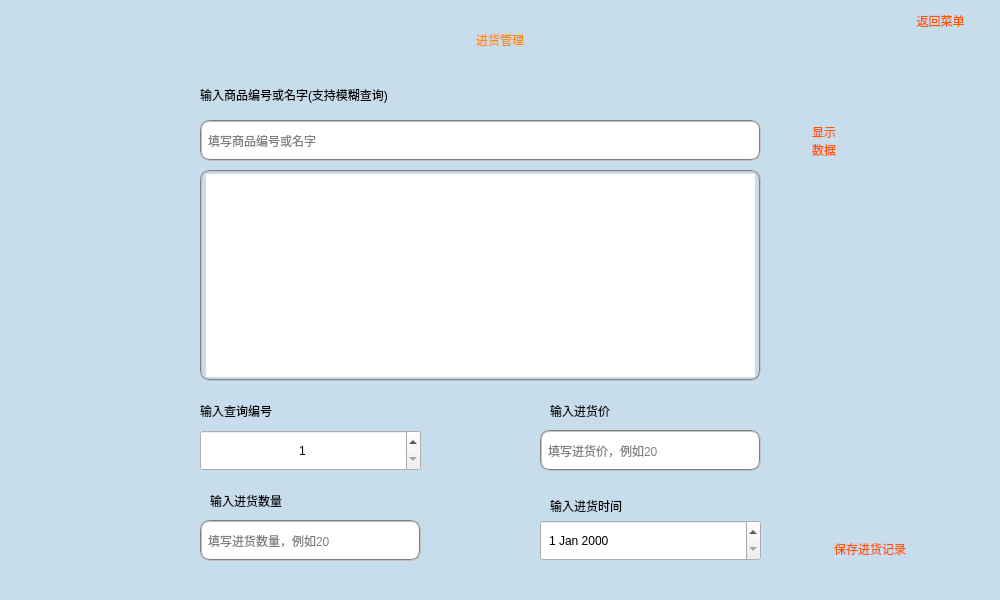
<?xml version="1.0" encoding="UTF-8"?>
<ui version="4.0">
 <class>InGoods</class>
 <widget class="QMainWindow" name="InGoods">
  <property name="geometry">
   <rect>
    <x>0</x>
    <y>0</y>
    <width>1000</width>
    <height>600</height>
   </rect>
  </property>
  <property name="windowTitle">
   <string>MainWindow</string>
  </property>
  <widget class="QWidget" name="centralwidget">
   <widget class="QLabel" name="label_3">
    <property name="geometry">
     <rect>
      <x>0</x>
      <y>0</y>
      <width>1000</width>
      <height>80</height>
     </rect>
    </property>
    <property name="styleSheet">
     <string notr="true">font: 30pt &quot;方正粗圆简体&quot;;
color: rgb(255, 140, 0);</string>
    </property>
    <property name="text">
     <string>进货管理</string>
    </property>
    <property name="alignment">
     <set>Qt::AlignCenter</set>
    </property>
   </widget>
   <widget class="QLabel" name="label_6">
    <property name="geometry">
     <rect>
      <x>200</x>
      <y>80</y>
      <width>351</width>
      <height>30</height>
     </rect>
    </property>
    <property name="styleSheet">
     <string notr="true">font: 13pt &quot;方正粗圆简体&quot;;
</string>
    </property>
    <property name="text">
     <string>输入商品编号或名字(支持模糊查询)</string>
    </property>
   </widget>
   <widget class="QLineEdit" name="le_UserName">
    <property name="geometry">
     <rect>
      <x>200</x>
      <y>120</y>
      <width>561</width>
      <height>41</height>
     </rect>
    </property>
    <property name="styleSheet">
     <string notr="true">font: 10pt &quot;方正粗圆简体&quot;;border:2px groove gray;border-radius:10px;padding:2px 4px</string>
    </property>
    <property name="text">
     <string/>
    </property>
    <property name="placeholderText">
     <string>填写商品编号或名字</string>
    </property>
    <property name="clearButtonEnabled">
     <bool>true</bool>
    </property>
   </widget>
   <widget class="QLabel" name="label_5">
    <property name="geometry">
     <rect>
      <x>170</x>
      <y>125</y>
      <width>30</width>
      <height>30</height>
     </rect>
    </property>
    <property name="styleSheet">
     <string notr="true">background-image: url(:/res/res/ADD_GOODS_ICO/shopping.png);</string>
    </property>
    <property name="text">
     <string/>
    </property>
   </widget>
   <widget class="QLabel" name="label_4">
    <property name="geometry">
     <rect>
      <x>812</x>
      <y>120</y>
      <width>141</width>
      <height>41</height>
     </rect>
    </property>
    <property name="styleSheet">
     <string notr="true">font:9pt &quot;方正粗圆简体&quot;;
color: rgb(255, 85, 0);</string>
    </property>
    <property name="text">
     <string>显示
数据</string>
    </property>
    <property name="alignment">
     <set>Qt::AlignLeading|Qt::AlignLeft|Qt::AlignVCenter</set>
    </property>
   </widget>
   <widget class="QPushButton" name="pushButton_3">
    <property name="geometry">
     <rect>
      <x>760</x>
      <y>114</y>
      <width>50</width>
      <height>50</height>
     </rect>
    </property>
    <property name="styleSheet">
     <string notr="true">background-color: rgba(154, 200, 233, 115);
background-image: url(:/res/res/ICO2/showinformation.png);</string>
    </property>
    <property name="text">
     <string/>
    </property>
    <property name="flat">
     <bool>true</bool>
    </property>
   </widget>
   <widget class="QSpinBox" name="spinBox">
    <property name="geometry">
     <rect>
      <x>200</x>
      <y>430</y>
      <width>221</width>
      <height>41</height>
     </rect>
    </property>
    <property name="styleSheet">
     <string notr="true">font: 10pt &quot;方正粗圆简体&quot;;font: 10pt &quot;方正粗圆简体&quot;;padding:2px 4px</string>
    </property>
    <property name="alignment">
     <set>Qt::AlignCenter</set>
    </property>
    <property name="minimum">
     <number>1</number>
    </property>
    <property name="maximum">
     <number>200</number>
    </property>
    <property name="stepType">
     <enum>QAbstractSpinBox::AdaptiveDecimalStepType</enum>
    </property>
   </widget>
   <widget class="QTableView" name="tableView">
    <property name="geometry">
     <rect>
      <x>200</x>
      <y>170</y>
      <width>561</width>
      <height>211</height>
     </rect>
    </property>
    <property name="styleSheet">
     <string notr="true">font: 10pt &quot;方正粗圆简体&quot;;border:2px groove gray;border-radius:10px;padding:2px 4px</string>
    </property>
   </widget>
   <widget class="QLabel" name="label">
    <property name="geometry">
     <rect>
      <x>200</x>
      <y>390</y>
      <width>271</width>
      <height>41</height>
     </rect>
    </property>
    <property name="styleSheet">
     <string notr="true">font: 13pt &quot;方正粗圆简体&quot;;
</string>
    </property>
    <property name="text">
     <string>输入查询编号</string>
    </property>
   </widget>
   <widget class="QLabel" name="label_7">
    <property name="geometry">
     <rect>
      <x>170</x>
      <y>435</y>
      <width>30</width>
      <height>30</height>
     </rect>
    </property>
    <property name="styleSheet">
     <string notr="true">background-image: url(:/res/res/ADD_GOODS_ICO/edit.png);</string>
    </property>
    <property name="text">
     <string/>
    </property>
   </widget>
   <widget class="QLabel" name="label_2">
    <property name="geometry">
     <rect>
      <x>550</x>
      <y>390</y>
      <width>271</width>
      <height>41</height>
     </rect>
    </property>
    <property name="styleSheet">
     <string notr="true">font: 13pt &quot;方正粗圆简体&quot;;
</string>
    </property>
    <property name="text">
     <string>输入进货价</string>
    </property>
   </widget>
   <widget class="QLineEdit" name="le_UserName_2">
    <property name="geometry">
     <rect>
      <x>540</x>
      <y>430</y>
      <width>221</width>
      <height>41</height>
     </rect>
    </property>
    <property name="styleSheet">
     <string notr="true">font: 10pt &quot;方正粗圆简体&quot;;border:2px groove gray;border-radius:10px;padding:2px 4px</string>
    </property>
    <property name="text">
     <string/>
    </property>
    <property name="placeholderText">
     <string>填写进货价，例如20</string>
    </property>
    <property name="clearButtonEnabled">
     <bool>true</bool>
    </property>
   </widget>
   <widget class="QLabel" name="label_8">
    <property name="geometry">
     <rect>
      <x>508</x>
      <y>436</y>
      <width>30</width>
      <height>30</height>
     </rect>
    </property>
    <property name="styleSheet">
     <string notr="true">background-image: url(:/res/res/ADD_GOODS_ICO/tuipiao.png);</string>
    </property>
    <property name="text">
     <string/>
    </property>
   </widget>
   <widget class="QLabel" name="label_9">
    <property name="geometry">
     <rect>
      <x>210</x>
      <y>480</y>
      <width>271</width>
      <height>41</height>
     </rect>
    </property>
    <property name="styleSheet">
     <string notr="true">font: 13pt &quot;方正粗圆简体&quot;;
</string>
    </property>
    <property name="text">
     <string>输入进货数量</string>
    </property>
   </widget>
   <widget class="QLineEdit" name="le_UserName_3">
    <property name="geometry">
     <rect>
      <x>200</x>
      <y>520</y>
      <width>221</width>
      <height>41</height>
     </rect>
    </property>
    <property name="styleSheet">
     <string notr="true">font: 10pt &quot;方正粗圆简体&quot;;border:2px groove gray;border-radius:10px;padding:2px 4px</string>
    </property>
    <property name="text">
     <string/>
    </property>
    <property name="placeholderText">
     <string>填写进货数量，例如20</string>
    </property>
    <property name="clearButtonEnabled">
     <bool>true</bool>
    </property>
   </widget>
   <widget class="QLabel" name="label_10">
    <property name="geometry">
     <rect>
      <x>168</x>
      <y>526</y>
      <width>30</width>
      <height>30</height>
     </rect>
    </property>
    <property name="styleSheet">
     <string notr="true">background-image: url(:/res/res/ADD_GOODS_ICO/cart.png);</string>
    </property>
    <property name="text">
     <string/>
    </property>
   </widget>
   <widget class="QDateEdit" name="dateEdit">
    <property name="geometry">
     <rect>
      <x>540</x>
      <y>520</y>
      <width>221</width>
      <height>41</height>
     </rect>
    </property>
    <property name="styleSheet">
     <string notr="true">font: 10pt &quot;方正粗圆简体&quot;;font: 10pt &quot;方正粗圆简体&quot;;padding:2px 4px</string>
    </property>
   </widget>
   <widget class="QLabel" name="label_11">
    <property name="geometry">
     <rect>
      <x>550</x>
      <y>485</y>
      <width>271</width>
      <height>41</height>
     </rect>
    </property>
    <property name="styleSheet">
     <string notr="true">font: 13pt &quot;方正粗圆简体&quot;;
</string>
    </property>
    <property name="text">
     <string>输入进货时间</string>
    </property>
   </widget>
   <widget class="QLabel" name="label_12">
    <property name="geometry">
     <rect>
      <x>508</x>
      <y>527</y>
      <width>30</width>
      <height>30</height>
     </rect>
    </property>
    <property name="styleSheet">
     <string notr="true">background-image: url(:/res/res/ICO2/clock.png);</string>
    </property>
    <property name="text">
     <string/>
    </property>
   </widget>
   <widget class="QPushButton" name="pushButton">
    <property name="geometry">
     <rect>
      <x>830</x>
      <y>430</y>
      <width>100</width>
      <height>100</height>
     </rect>
    </property>
    <property name="styleSheet">
     <string notr="true">background-color: rgba(154, 200, 233, 115);background-image: url(:/res/res/ICO/Arrow-RightSquare.png);</string>
    </property>
    <property name="text">
     <string/>
    </property>
    <property name="flat">
     <bool>true</bool>
    </property>
   </widget>
   <widget class="QLabel" name="label_13">
    <property name="geometry">
     <rect>
      <x>834</x>
      <y>528</y>
      <width>101</width>
      <height>41</height>
     </rect>
    </property>
    <property name="styleSheet">
     <string notr="true">font:9pt &quot;方正粗圆简体&quot;;
color: rgb(255, 85, 0);</string>
    </property>
    <property name="text">
     <string>保存进货记录</string>
    </property>
    <property name="alignment">
     <set>Qt::AlignLeading|Qt::AlignLeft|Qt::AlignVCenter</set>
    </property>
   </widget>
   <widget class="QPushButton" name="pushButton_2">
    <property name="geometry">
     <rect>
      <x>970</x>
      <y>3</y>
      <width>30</width>
      <height>30</height>
     </rect>
    </property>
    <property name="styleSheet">
     <string notr="true">background-color: rgba(154, 200, 233, 115);background-image: url(:/res/res/ADD_GOODS_ICO/menu.png);</string>
    </property>
    <property name="text">
     <string/>
    </property>
    <property name="flat">
     <bool>true</bool>
    </property>
   </widget>
   <widget class="QLabel" name="label_14">
    <property name="geometry">
     <rect>
      <x>900</x>
      <y>10</y>
      <width>81</width>
      <height>21</height>
     </rect>
    </property>
    <property name="styleSheet">
     <string notr="true">font:9pt &quot;方正粗圆简体&quot;;
color: rgb(255, 85, 0);</string>
    </property>
    <property name="text">
     <string>返回菜单</string>
    </property>
    <property name="alignment">
     <set>Qt::AlignCenter</set>
    </property>
   </widget>
   <widget class="QLabel" name="label_15">
    <property name="geometry">
     <rect>
      <x>0</x>
      <y>0</y>
      <width>1000</width>
      <height>600</height>
     </rect>
    </property>
    <property name="styleSheet">
     <string notr="true">background-color: rgba(154, 200, 233, 115);</string>
    </property>
    <property name="text">
     <string/>
    </property>
   </widget>
   <zorder>label_15</zorder>
   <zorder>label_3</zorder>
   <zorder>label_6</zorder>
   <zorder>le_UserName</zorder>
   <zorder>label_5</zorder>
   <zorder>label_4</zorder>
   <zorder>pushButton_3</zorder>
   <zorder>spinBox</zorder>
   <zorder>tableView</zorder>
   <zorder>label</zorder>
   <zorder>label_7</zorder>
   <zorder>label_2</zorder>
   <zorder>le_UserName_2</zorder>
   <zorder>label_8</zorder>
   <zorder>label_9</zorder>
   <zorder>le_UserName_3</zorder>
   <zorder>label_10</zorder>
   <zorder>dateEdit</zorder>
   <zorder>label_11</zorder>
   <zorder>label_12</zorder>
   <zorder>pushButton</zorder>
   <zorder>label_13</zorder>
   <zorder>pushButton_2</zorder>
   <zorder>label_14</zorder>
  </widget>
  <widget class="QMenuBar" name="menubar">
   <property name="geometry">
    <rect>
     <x>0</x>
     <y>0</y>
     <width>1000</width>
     <height>23</height>
    </rect>
   </property>
  </widget>
 </widget>
 <resources/>
 <connections/>
</ui>
